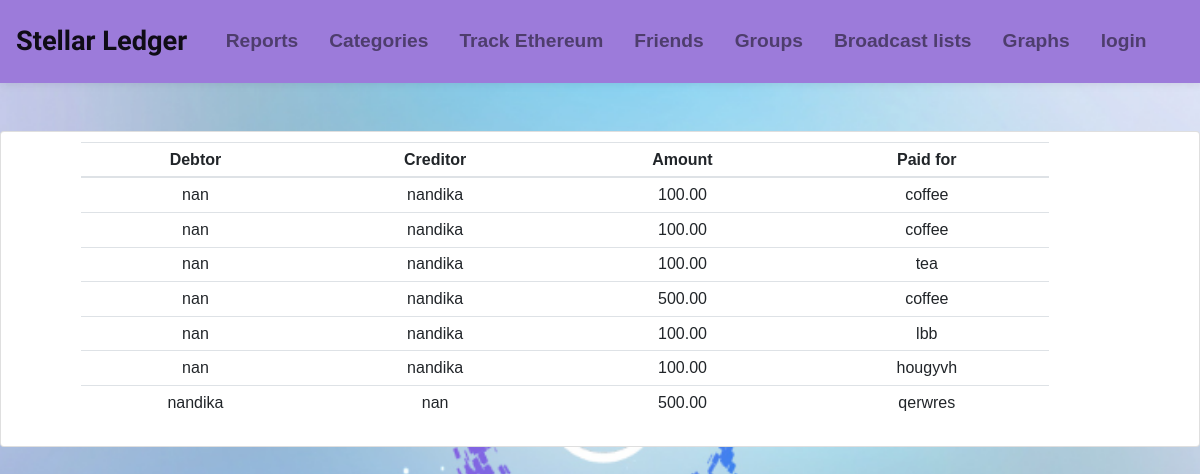
Page /group/view_all_transactions/1/ on the committed database.
### expensegroups/models.py (models this page shows)
class Edge(models.Model):
    group = models.ForeignKey(ExpenseGroup, on_delete=models.CASCADE, default=1)
    debtor = models.ForeignKey(ExpenseGroupMember, related_name='debtor', on_delete=models.CASCADE)
    creditor = models.ForeignKey(ExpenseGroupMember, related_name='creditor', on_delete=models.CASCADE)
    amount = models.DecimalField(default=0.00, decimal_places=2, max_digits=10, blank=True)
    title = models.CharField(max_length=10)

class ExpenseGroupMember(models.Model):
    group = models.ForeignKey(ExpenseGroup, on_delete=models.CASCADE)
    user = models.ForeignKey(User, on_delete=models.CASCADE)

### expensegroups/views.py (the view)
# urls.py: path('view_all_transactions/<int:id>/', views.view_all_transactions, name='view_all_transactions'),
def view_all_transactions(request, id):
    group = ExpenseGroup.objects.get(id=id)
    edge = Edge.objects.filter(group=group)
    return render(request, 'expensegroups/view_all_transactions.html', {
        'edge': edge
    })

### templates/expensegroups/view_all_transactions.html
{% extends '../base.html' %}
{% block content %}
<br>
<br>
<div class="card text-center">
    <div class="text-center padding">
    <table class="table table-sm">
        <thead>
            <tr>
                <th scope="col">Debtor</th>
                <th scope="col">Creditor</th>
                <th scope="col">Amount</th>
                <th scope="col">Paid for</th>
              </tr>
        </thead>
        <tbody>
        {% for t in edge %}
            <tr>
            <td>{{t.debtor.user.username}}</td>
            <td>{{t.creditor.user.username}}</td>
            <td>{{t.amount}}</td>
            <td>{{t.title}}</td>
            </tr>
      {% endfor %}
      </tbody>
    </table>
</div>
</div>
<br>
{% endblock %}

### static/styles.css (style rules this page uses)
.padding { margin-top: 10px; margin-bottom: 10px; margin-right: 150px; margin-left: 80px; }

### templates/base.html (style rules this page uses)
body { font-family: 'Poppins', sans-serif; }

### rows in the picture
Edge: debtor.user.username "nan", creditor.user.username "nandika", amount "100.00", title "coffee"
Edge: debtor.user.username "nan", creditor.user.username "nandika", amount "100.00", title "coffee"
Edge: debtor.user.username "nan", creditor.user.username "nandika", amount "100.00", title "tea"
Edge: debtor.user.username "nan", creditor.user.username "nandika", amount "500.00", title "coffee"
Edge: debtor.user.username "nan", creditor.user.username "nandika", amount "100.00", title "lbb"
Edge: debtor.user.username "nan", creditor.user.username "nandika", amount "100.00", title "hougyvh"
Edge: debtor.user.username "nandika", creditor.user.username "nan", amount "500.00", title "qerwres"
